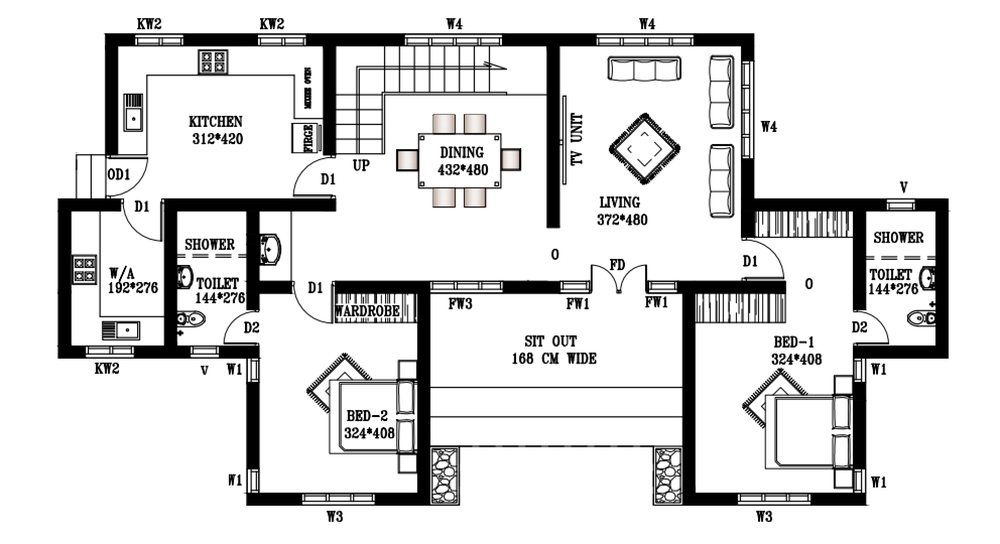
#> input picture Images/Examples/example.png, 1000 x 544 px, shrunk from 1984 x 1080 before the run
$ python corner_detect_evaluation.py   (older library calls are emulated)
#> lines starting #> are read from the running program, lines starting #| are printed output that depends on the picture; after the words box and inside, x2 and y2 are one past the last pixel; in counts of white or black regions, pixels touching at a corner belong together
import cv2
import numpy as np
import os

example_image_path = (
    os.path.dirname(os.path.realpath(__file__)) + "/../../../Images/Examples/example.png"
)

# Read the image and convert to grayscale
img = cv2.imread(example_image_path)
#> img is the input picture: shape (544, 1000, 3); mean B, G, R 219.6, 219.6, 219.6
gray = cv2.cvtColor(img, cv2.COLOR_BGR2GRAY)

# Apply Gaussian blur to smooth the image and reduce noise
img_gaussian = cv2.GaussianBlur(gray, (3, 3), 0)

# Canny edge detection
img_canny = cv2.Canny(img, 100, 200)
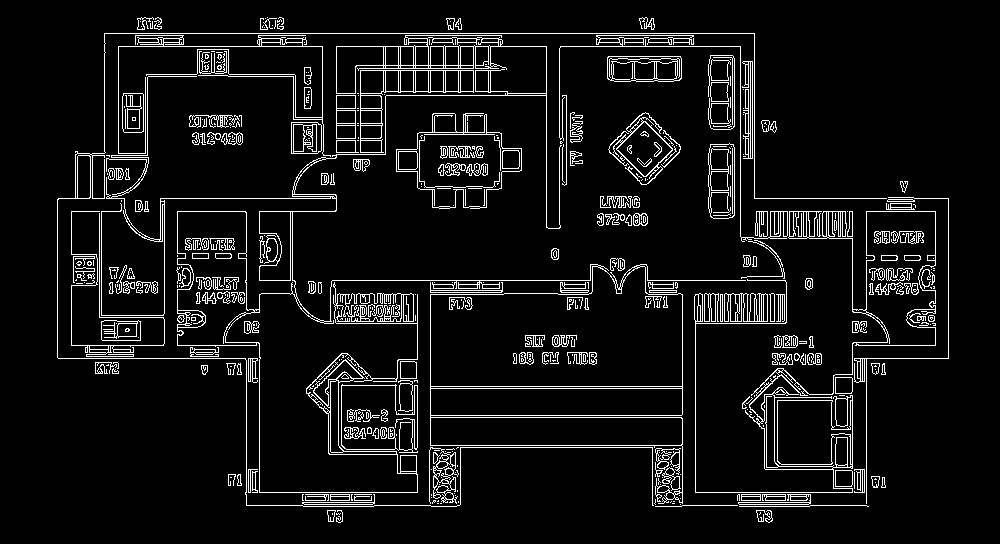
#> img_canny: shape (544, 1000); 7.3% white in thin lines or dots, all inside (x1, y1, x2, y2) = (57, 17, 949, 523)

# Sobel edge detection (X and Y gradients)
img_sobelx = cv2.Sobel(img_gaussian, cv2.CV_8U, 1, 0, ksize=5)  # X-direction
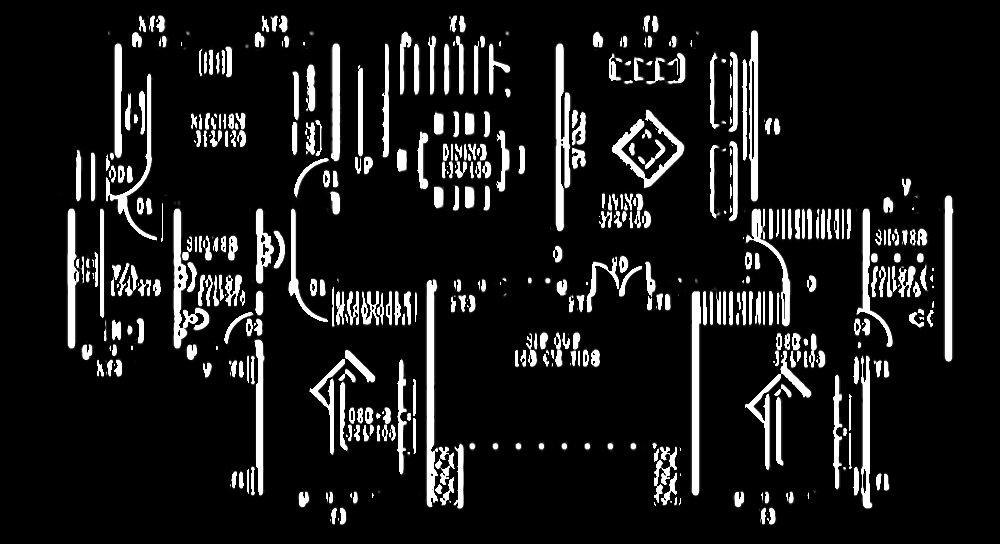
#> img_sobelx: shape (544, 1000); min 0, max 255, mean 27.6
img_sobely = cv2.Sobel(img_gaussian, cv2.CV_8U, 0, 1, ksize=5)  # Y-direction
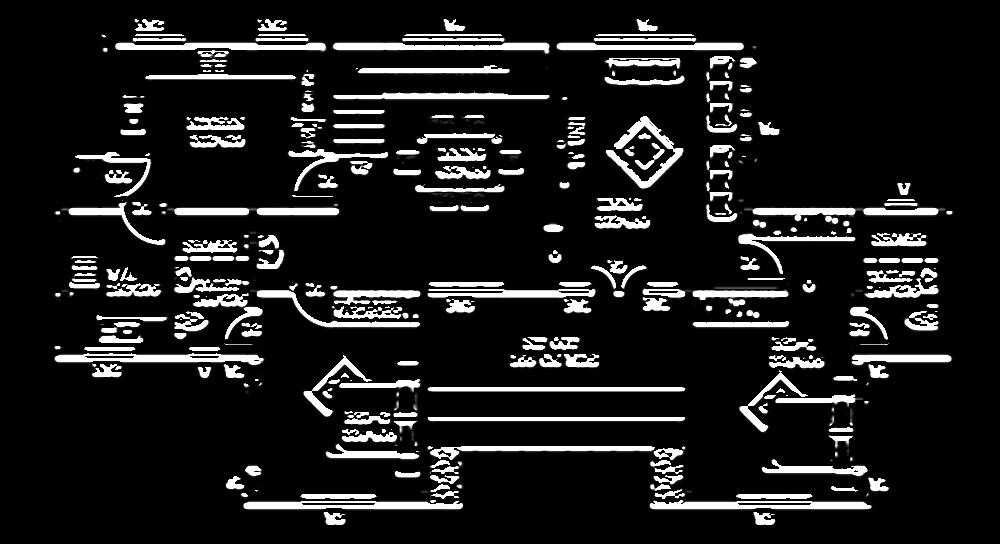
#> img_sobely: shape (544, 1000); min 0, max 255, mean 28.8
img_sobel = img_sobelx + img_sobely  # Combine both X and Y gradients
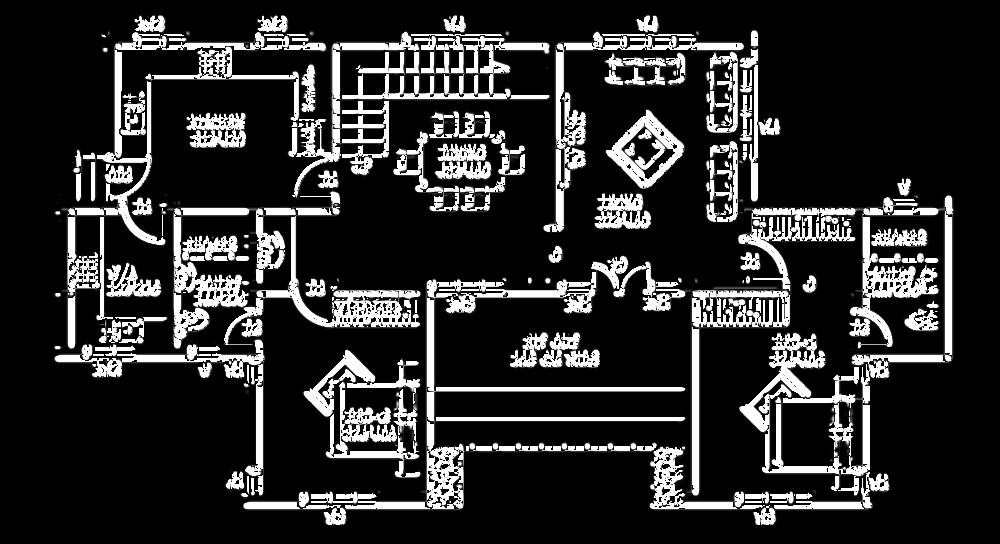
#> img_sobel: shape (544, 1000); min 0, max 255, mean 44.1

# Prewitt edge detection (X and Y gradients)
kernelx = np.array([[1, 1, 1], [0, 0, 0], [-1, -1, -1]])  # Prewitt X kernel
kernely = np.array([[-1, 0, 1], [-1, 0, 1], [-1, 0, 1]])  # Prewitt Y kernel
img_prewittx = cv2.filter2D(img_gaussian, -1, kernelx)  # Apply Prewitt X
img_prewitty = cv2.filter2D(img_gaussian, -1, kernely)  # Apply Prewitt Y

# Laplacian edge detection (second derivative)
laplacian = cv2.Laplacian(img, cv2.CV_64F)
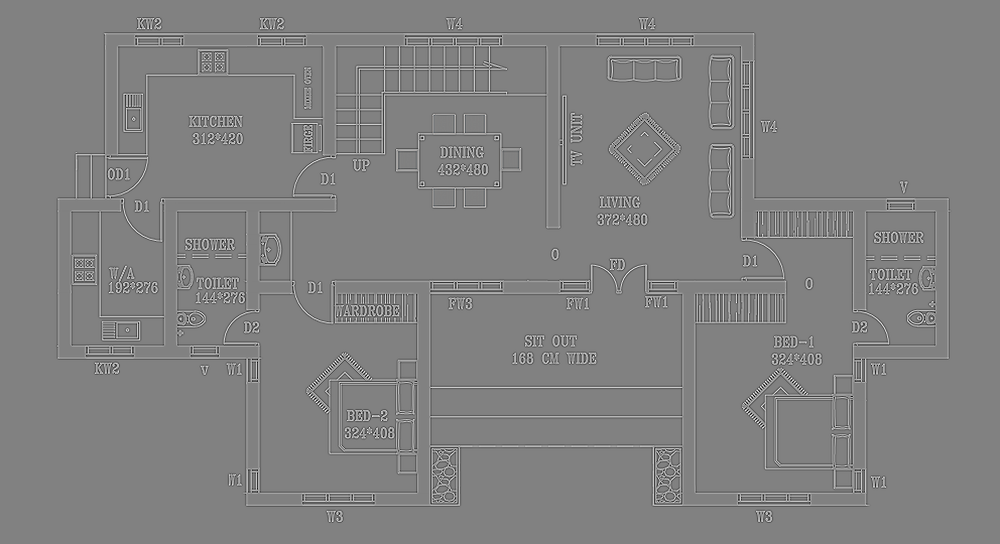
#> laplacian: shape (544, 1000, 3) float64; mean B, G, R 0, 0, 0; drawn with min black and max white

# Show all the results
cv2.imshow("Original Image", img)
cv2.imshow("Canny", img_canny)  # Appears to be best for general edge detection
cv2.imshow("Sobel X", img_sobelx)
cv2.imshow("Sobel Y", img_sobely)
cv2.imshow("Sobel", img_sobel)
cv2.imshow("Prewitt X", img_prewittx)
cv2.imshow("Prewitt Y", img_prewitty)
cv2.imshow("Prewitt", img_prewittx + img_prewitty)
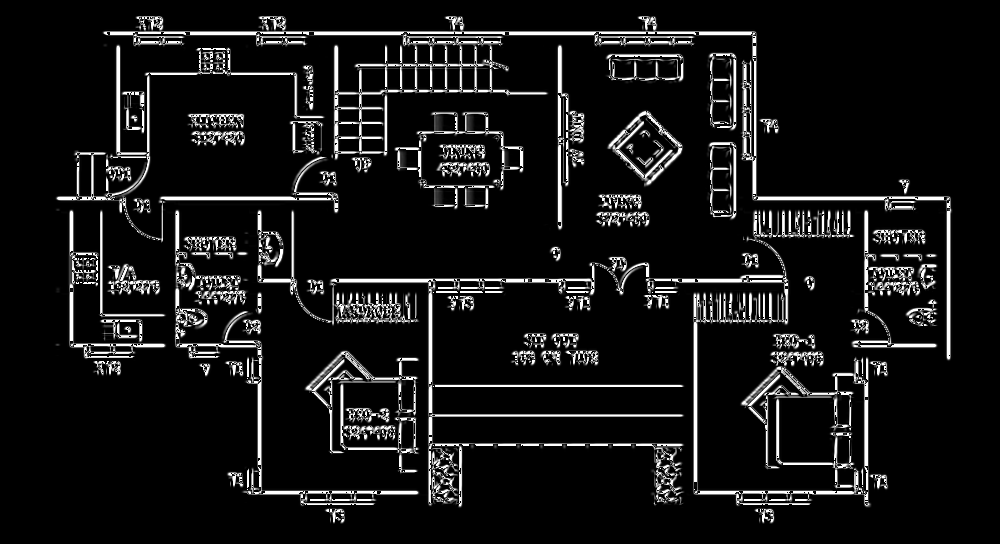
#> window 'Prewitt': shape (544, 1000); min 0, max 255, mean 21.8
cv2.imshow("Laplacian", laplacian)  # Second best for edge detection
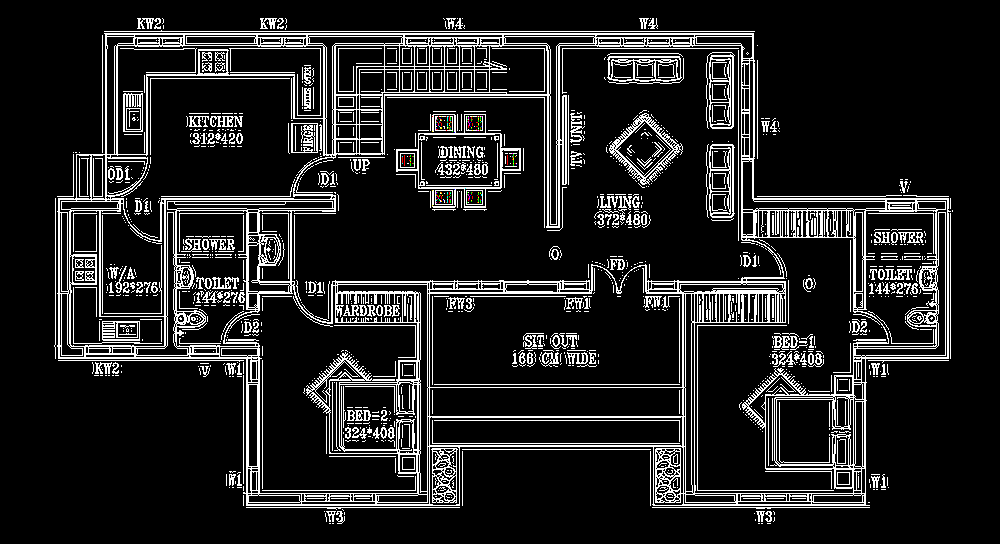
#> window 'Laplacian': shape (544, 1000, 3); mean B, G, R 33.4, 33.4, 33.5

cv2.waitKey(0)
cv2.destroyAllWindows()
